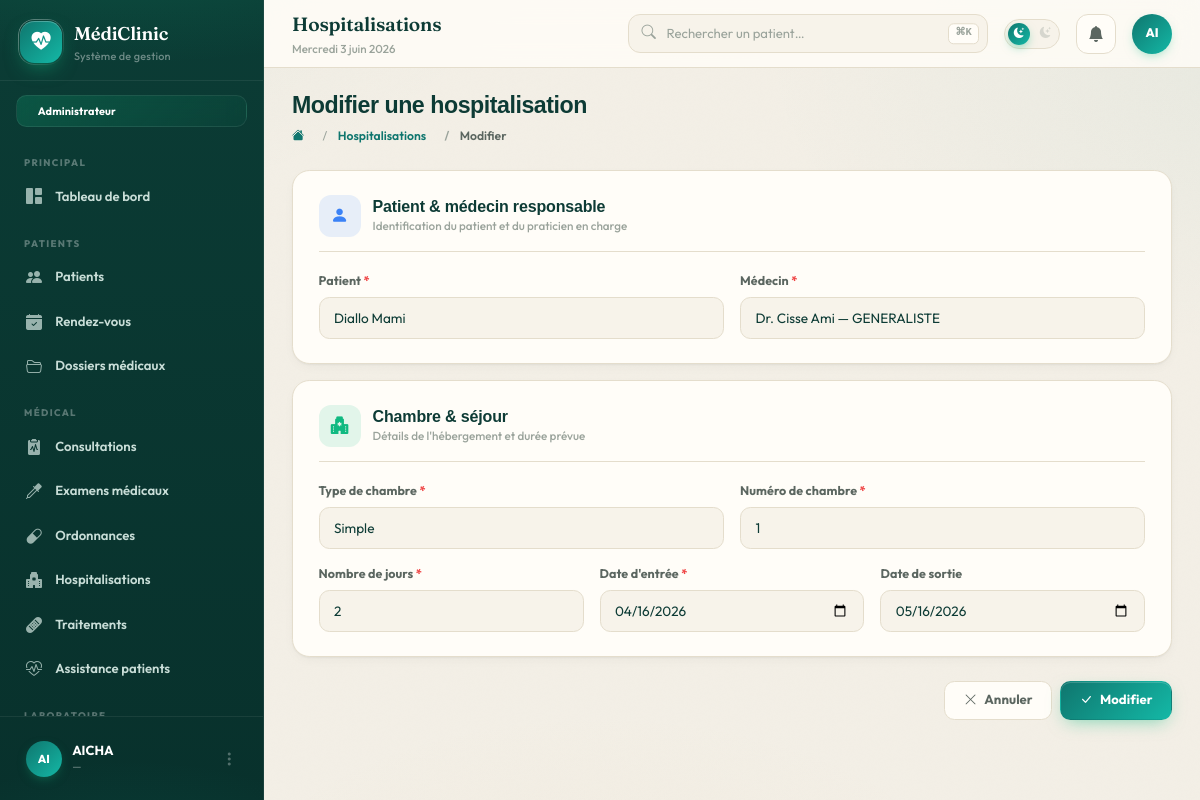
The app's page /consultation/hospitalisations/1/modifier/ (signed in) with its own data.
### consultation/models.py (models this page shows, shortened)
class Hospitalisation(models.Model):
    patient = models.ForeignKey(Patient, on_delete=models.CASCADE)
    medecin = models.ForeignKey("personnel.Medecin", on_delete=models.CASCADE)
    dossier = models.ForeignKey(DossierMedical, on_delete=models.CASCADE,
        related_name="hospitalisations", null=True, blank=True)
    type_chambre = models.CharField(max_length=100, default="standard")
    nombre_jours = models.IntegerField(default=1)
    numero_chambre = models.CharField(max_length=10)
    date_entree = models.DateField()
    date_sortie = models.DateField(null=True, blank=True)
    def statut(self):
        return "En cours" if not self.date_sortie else "Sorti"
    statut.short_description = "Statut"

### patients/models.py (models this page shows, shortened)
class Patient(models.Model):
    nom = models.CharField(max_length=100)
    prenom = models.CharField(max_length=100)
    sexe = models.CharField(max_length=50)
    date_naissance = models.DateField()
    adresse = models.CharField(max_length=255)
    telephone = models.CharField(max_length=20)
    email = models.EmailField()
    numero_urgence = models.CharField(max_length=20)
    date_creation = models.DateTimeField(auto_now_add=True)

### consultation/views.py (the view, shortened to what this page needs)
# urls.py: path('hospitalisations/<int:pk>/modifier/', views.hospit_modifier, name='hospit_modifier'),
@role_required('admin', 'medecin', 'receptionniste')
def hospit_modifier(request, pk):
    hospit = get_object_or_404(Hospitalisation, pk=pk)
    return render(request, 'consultation/hospit_form.html', {
        'hospit': hospit,
        'patients': Patient.objects.all(),
        'medecins': Medecin.objects.all(),
        'action': 'Modifier',
    })

### comptes/context_processors.py (called while the page is built)
def _user_permissions(request):
    user = request.user
    if not user.is_authenticated:
        return set()
    role = get_role(user)
    if role == 'admin':
        from .models import Permission
        return set(Permission.objects.values_list('code', flat=True))
    try:
        return set(user.profil.role.permissions.values_list('code', flat=True))
    except Exception:
        return set()

def role_context(request):
    role = get_role(request.user) if request.user.is_authenticated else None
    codes = _user_permissions(request)
    return {
        'user_role': role,
        'is_admin': role == 'admin',
        'is_medecin': role == 'medecin',
        'is_laborantin': role == 'laborantin',
        'is_infirmier': role == 'infirmier',
        'is_receptionniste': role == 'receptionniste',
        'user_permissions': codes,
        'perms': _PermLookup(codes),
    }

### templates/consultation/hospit_form.html (shortened to what this page needs)
{% extends 'base.html' %}
{% block page_title %}Hospitalisations{% endblock %}
{% block page_heading %}{{ action }} une hospitalisation{% endblock %}
{% block breadcrumb %}
  <li class="breadcrumb-item"><a href="{% url 'consultation:hospitalisations' %}">Hospitalisations</a></li>
  <li class="breadcrumb-item active">{{ action }}</li>
{% endblock %}
{% block content %}
<form method="post">
  <div class="form-section">
    <div class="form-section-hdr">
      <span class="form-section-ico" style="color:#3b82f6;background:rgba(59,130,246,.12)"><i class="bi bi-person-fill"></i></span>
      <div>
        <div class="form-section-title">Patient & médecin responsable</div>
        <div class="form-section-sub">Identification du patient et du praticien en charge</div>
      </div>
    </div>
    <div class="row g-3">
      <div class="col-12 col-md-6">
        <label class="f-label">Patient <span class="req-mark">*</span></label>
        <select name="patient" class="f-input f-select" required {% if hospit %}disabled{% endif %}>
          {% for p in patients %}
          <option value="{{ p.pk }}" {% if hospit and hospit.patient_id == p.pk %}selected{% endif %}>{{ p.nom }} {{ p.prenom }}</option>
          {% endfor %}
        </select>
      </div>
      <div class="col-12 col-md-6">
        <label class="f-label">Médecin <span class="req-mark">*</span></label>
        <select name="medecin" class="f-input f-select" required>
          {% for m in medecins %}
          <option value="{{ m.pk }}" {% if hospit and hospit.medecin_id == m.pk %}selected{% endif %}>Dr. {{ m.nom }} {{ m.prenom }}{% if m.specialite %} — {{ m.specialite }}{% endif %}</option>
          {% endfor %}
        </select>
      </div>
    </div>
  </div>
  <div class="form-section" style="animation-delay:.06s">
    <div class="form-section-hdr">
      <span class="form-section-ico" style="color:#10b981;background:rgba(16,185,129,.12)"><i class="bi bi-hospital-fill"></i></span>
      <div>
        <div class="form-section-title">Chambre & séjour</div>
        <div class="form-section-sub">Détails de l'hébergement et durée prévue</div>
      </div>
    </div>
    <div class="row g-3">
      <div class="col-12 col-md-6">
        <label class="f-label">Type de chambre <span class="req-mark">*</span></label>
        <select name="type_chambre" class="f-input f-select" required>
          <option value="simple" {% if hospit and hospit.type_chambre == 'simple' %}selected{% endif %}>Simple</option>
        </select>
      </div>
      <div class="col-12 col-md-6">
        <label class="f-label">Numéro de chambre <span class="req-mark">*</span></label>
        <input type="text" name="numero_chambre" class="f-input" value="{% if hospit %}{{ hospit.numero_chambre }}{% endif %}" placeholder="Ex : 204" required>
      </div>
      <div class="col-12 col-md-4">
        <label class="f-label">Nombre de jours <span class="req-mark">*</span></label>
        <input type="number" name="nombre_jours" class="f-input" value="{% if hospit %}{{ hospit.nombre_jours }}{% endif %}" min="1" required>
      </div>
      <div class="col-12 col-md-4">
        <label class="f-label">Date d'entrée <span class="req-mark">*</span></label>
        <input type="date" name="date_entree" class="f-input" value="{% if hospit %}{{ hospit.date_entree|date:'Y-m-d' }}{% endif %}" required>
      </div>
      <div class="col-12 col-md-4">
        <label class="f-label">Date de sortie</label>
        <input type="date" name="date_sortie" class="f-input" value="{% if hospit and hospit.date_sortie %}{{ hospit.date_sortie|date:'Y-m-d' }}{% endif %}">
      </div>
    </div>
  </div>
  <div class="d-flex flex-wrap gap-2 justify-content-end mt-4">
    <a href="{% url 'consultation:hospitalisations' %}" class="btn-c btn-outline-c"><i class="bi bi-x-lg"></i> Annuler</a>
    <button type="submit" class="btn-c btn-primary-c"><i class="bi bi-check-lg"></i> {{ action }}</button>
  </div>
</form>
{% endblock %}

### templates/base.html (shortened to what this page needs)
{% load static %}
<!DOCTYPE html>
<html lang="fr" data-theme="light" data-role="{{ user_role|default:'admin' }}">
<head>
  <link href="https://cdn.jsdelivr.net/npm/bootstrap@5.3.3/dist/css/bootstrap.min.css" rel="stylesheet">
  <link href="https://cdn.jsdelivr.net/npm/bootstrap-icons@1.11.3/font/bootstrap-icons.min.css" rel="stylesheet">
  <script src="https://cdn.tailwindcss.com"></script>
</head>
<body>
<aside id="sidebar">
  <div class="sb-brand">
    <div class="sb-logo"><i class="bi bi-heart-pulse-fill"></i></div>
    <div>
      <div class="sb-name">MédiClinic</div>
      <div class="sb-sub">Système de gestion</div>
    </div>
  </div>
  {% if is_medecin %}
    <div class="sb-role-badge" style="background:linear-gradient(135deg,rgba(20,184,166,.22),rgba(20,184,166,.05))"><i class="bi bi-clipboard2-pulse-fill" style="color:#5eead4"></i> Médecin</div>
  {% elif is_laborantin %}
    <div class="sb-role-badge" style="background:linear-gradient(135deg,rgba(168,85,247,.22),rgba(168,85,247,.05))"><i class="bi bi-eyedropper-fill" style="color:#c4b5fd"></i> Laborantin</div>
  {% elif is_infirmier %}
    <div class="sb-role-badge" style="background:linear-gradient(135deg,rgba(245,158,11,.22),rgba(245,158,11,.05))"><i class="bi bi-bandaid-fill" style="color:#fbbf24"></i> Infirmier</div>
  {% elif is_receptionniste %}
    <div class="sb-role-badge" style="background:linear-gradient(135deg,rgba(239,68,68,.22),rgba(239,68,68,.05))"><i class="bi bi-telephone-fill" style="color:#fca5a5"></i> Réceptionniste</div>
  {% else %}
    <div class="sb-role-badge" style="background:linear-gradient(135deg,rgba(16,185,129,.22),rgba(16,185,129,.05))"> Administrateur</div>
  {% endif %}
  <nav class="sb-nav">
    <div class="sb-section">Principal</div>
    <a href="{% url 'dashboard' %}" class="sb-link {% block nav_dashboard %}{% endblock %}">
      <i class="bi bi-grid-1x2-fill"></i> Tableau de bord
    </a>
    {% if 'patient.view' in user_permissions or 'rdv.view' in user_permissions or 'dossier.view' in user_permissions %}
    <div class="sb-section">Patients</div>
    {% endif %}
    {% if 'patient.view' in user_permissions %}
    <a href="{% url 'patients:liste' %}" class="sb-link {% block nav_patients %}{% endblock %}">
      <i class="bi bi-people-fill"></i> Patients
    </a>
    {% endif %}
    {% if 'rdv.view' in user_permissions %}
    <a href="{% url 'consultation:rdv_liste' %}" class="sb-link {% block nav_rdv %}{% endblock %}">
      <i class="bi bi-calendar-check-fill"></i> Rendez-vous
    </a>
    {% endif %}
    {% if 'dossier.view' in user_permissions %}
    <a href="{% url 'consultation:dossiers' %}" class="sb-link {% block nav_dossiers %}{% endblock %}">
      <i class="bi bi-folder2-open"></i> Dossiers médicaux
    </a>
    {% endif %}
    {% if 'consultation.view' in user_permissions or 'examen.view' in user_permissions or 'ordonnance.view' in user_permissions or 'hospitalisation.view' in user_permissions or 'traitement.view' in user_permissions %}
    <div class="sb-section">Médical</div>
    {% endif %}
    {% if 'consultation.view' in user_permissions %}
    <a href="{% url 'consultation:liste' %}" class="sb-link {% block nav_consultations %}{% endblock %}">
      <i class="bi bi-clipboard2-pulse-fill"></i> Consultations
    </a>
    {% endif %}
    {% if 'examen.view' in user_permissions %}
    <a href="{% url 'consultation:examens' %}" class="sb-link {% block nav_examens %}{% endblock %}">
      <i class="bi bi-eyedropper"></i> Examens médicaux
    </a>
    {% endif %}
    {% if 'ordonnance.view' in user_permissions %}
    <a href="{% url 'consultation:ordonnances' %}" class="sb-link {% block nav_ordonnances %}{% endblock %}">
      <i class="bi bi-capsule"></i> Ordonnances
    </a>
    {% endif %}
    {% if 'hospitalisation.view' in user_permissions %}
    <a href="{% url 'consultation:hospitalisations' %}" class="sb-link {% block nav_hospit %}{% endblock %}">
      <i class="bi bi-hospital-fill"></i> Hospitalisations
    </a>
    {% endif %}
    {% if 'traitement.view' in user_permissions %}
    <a href="{% url 'consultation:traitements' %}" class="sb-link {% block nav_traitements %}{% endblock %}">
      <i class="bi bi-bandaid-fill"></i> Traitements
    </a>
    {% endif %}
    {% if 'traitement.administrer' in user_permissions %}
    <a href="{% url 'consultation:assistances' %}" class="sb-link">
      <i class="bi bi-heart-pulse"></i> Assistance patients
    </a>
    {% endif %}
    {% if 'resultat.view' in user_permissions %}
    <div class="sb-section">Laboratoire</div>
    {% endif %}
  </nav>
  <div class="sb-footer">
    <div class="dropdown">
      <div class="sb-user" data-bs-toggle="dropdown">
        <div class="sb-av">{{ request.user.username|slice:":2"|upper }}</div>
        <div style="min-width:0;flex:1">
          <div class="sb-uname text-truncate">{{ request.user.get_full_name|default:request.user.username }}</div>
          <div class="sb-urole text-truncate">{{ request.user.email|default:'—' }}</div>
        </div>
        <i class="bi bi-three-dots-vertical" style="color:rgba(255,255,255,.3)"></i>
      </div>
    </div>
  </div>
</aside>
<div id="main">
  <div class="topbar">
    <div class="me-auto" style="min-width:0">
      <div class="tb-title text-truncate">{% block page_title %}{% endblock %}</div>
      <div class="tb-date" id="tbDate"></div>
    </div>
    <div class="tb-search d-none d-md-block">
      <form action="{% url 'patients:liste' %}" method="get" style="margin:0">
        <input type="text" name="q" placeholder="Rechercher un patient…" value="{{ request.GET.q }}">
      </form>
      <kbd>⌘K</kbd>
    </div>
    <div class="theme-toggle" onclick="toggleTheme()" title="Mode sombre / jour">
      <i class="bi bi-sun-fill t-sun"></i>
      <i class="bi bi-moon-stars-fill t-moon"></i>
      <div class="t-knob"><i class="bi bi-moon-stars-fill"></i></div>
    </div>
    <div class="dropdown">
      <div class="tb-btn" data-bs-toggle="dropdown" role="button">
        <i class="bi bi-bell-fill"></i>
      </div>
    </div>
    <div class="dropdown">
      <div class="sb-av" style="cursor:pointer;width:40px;height:40px;font-size:.78rem" data-bs-toggle="dropdown" role="button">
        {{ request.user.username|slice:":2"|upper }}
      </div>
    </div>
  </div>
  <div class="content">
    <div class="page-hdr">
      <div>
        <div class="page-hdr-title">{% block page_heading %}{% endblock %}</div>
        <nav aria-label="breadcrumb">
          <ol class="breadcrumb mt-2">
            <li class="breadcrumb-item"><a href="{% url 'dashboard' %}"><i class="bi bi-house-fill"></i></a></li>
            {% block breadcrumb %}{% endblock %}
          </ol>
        </nav>
      </div>
    </div>
    {% block content %}{% endblock %}
  </div>
</div>
</body>
</html>

### templates/consultation/hospit_form.html (style rules this page uses)
.form-section { background: var(--card-bg); border: 1px solid var(--card-border); border-radius: 1.1rem; padding: 1.5rem 1.6rem; box-shadow: var(--shadow-sm); margin-bottom: 1rem; animation: fadeUp .5s ease both; }
.form-section-hdr { display: flex; align-items: center; gap: .75rem; margin-bottom: 1.25rem; padding-bottom: .9rem; border-bottom: 1px solid var(--card-border); }
.form-section-ico { width: 42px; height: 42px; border-radius: .75rem; display: inline-flex; align-items: center; justify-content: center; flex-shrink: 0; font-size: 1.1rem; }
.form-section-title { font-family: 'Plus Jakarta Sans', sans-serif; font-size: 1rem; font-weight: 800; color: var(--text-primary); letter-spacing: -.01em; line-height: 1.2; }
.form-section-sub { font-size: .73rem; color: var(--text-muted); margin-top: 1px; font-weight: 500; }
.req-mark { color: #ef4444; }

### records on screen
Hospitalisation: patient "Diallo Mami", medecin "Dr. Cisse Ami — GENERALISTE", numero_chambre "1", nombre_jours "2", date_entree "04/16/2026", date_sortie "05/16/2026"

### other values on screen
{{ request.user.username|slice:":2"|upper }} "AI"
{{ request.user.get_full_name|default:request.user.username }} "AICHA"
{{ request.user.email|default:'—' }} "—"
{{ action }} "Modifier"
